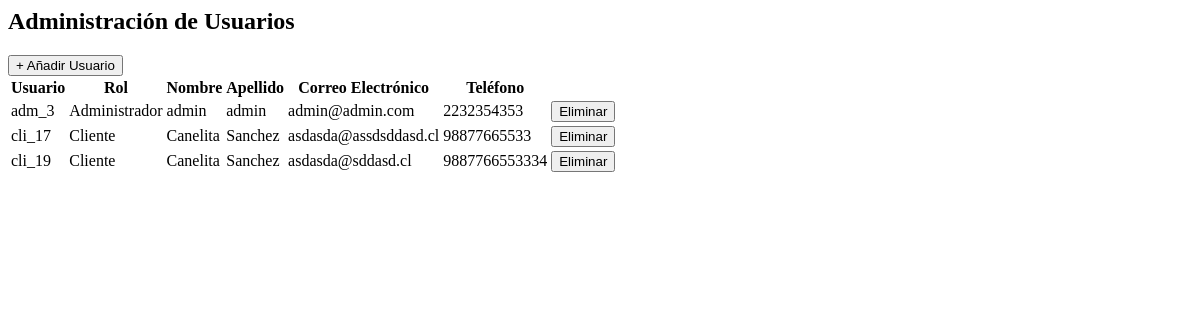
The app's page /adm_users/, older data.
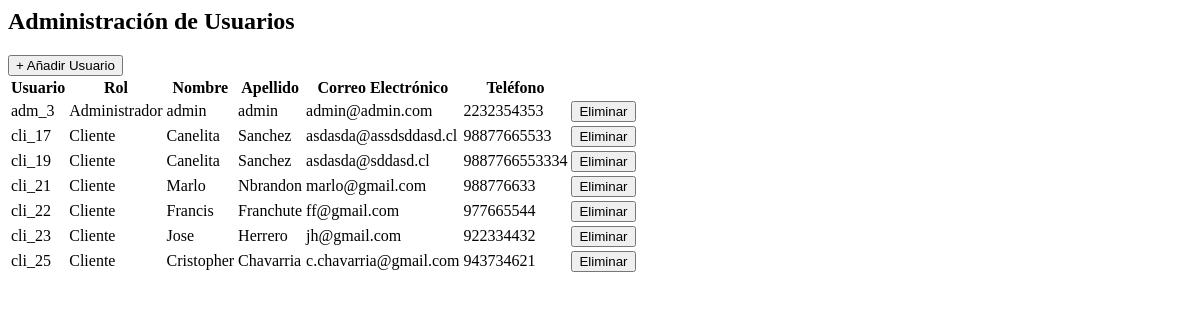
The same page, newer data.
### myapp/models.py (models this page shows, shortened)
class UserProfile(models.Model):
    user_id = models.AutoField(primary_key=True)
    user_name = models.CharField(max_length=15, null=False)
    user_lastname = models.CharField(max_length=20, null=False)
    user_password = models.CharField(max_length=20, null=False, default="admin")
    user_mail = models.EmailField(null=False)
    user_fono = models.IntegerField(null=False)
    rol = models.ForeignKey(Rol, on_delete=models.CASCADE)

class Rol(models.Model):
    rol_id = models.CharField(max_length=3, primary_key=True)
    rol_description = models.CharField(max_length=12)

### myapp/views.py (the view)
# urls.py: path('adm_users/', views.adm_users, name='adm_users'),
def adm_users(request):
    users = UserProfile.objects.all()
    return render(request, 'admin/adm_users.html', {'users': users})

### myapp/context_processor.py (called while the page is built)
def totalCarrito(request):
    total = 0
    if "carrito" in request.session.keys():
        for key, value in request.session["carrito"].items():
            total += (value["acumulado"])
    return {"totalCarrito": total}

### myapp/templates/admin/adm_users.html (shortened to what this page needs)
<h2>Administración de Usuarios</h2>
<button id="add-user-btn" class="add-user-button">+ Añadir Usuario</button>
<table class="user-table">
  <thead>
    <tr>
      <th>Usuario</th>
      <th>Rol</th>
      <th>Nombre</th>
      <th>Apellido</th>
      <th>Correo Electrónico</th>
      <th>Teléfono</th>
    </tr>
  </thead>
  <tbody>
    {% for user in users %}
    <tr>
      <td>{{ user.rol.rol_id }}_{{ user.user_id }}</td>
      <td>{{ user.rol.rol_description }}</td>
      <td>{{ user.user_name }}</td>
      <td>{{ user.user_lastname }}</td>
      <td>{{ user.user_mail }}</td>
      <td>{{ user.user_fono }}</td>
      <td>
        <button class="delete-user-btn" data-user-id="{{ user.user_id }}">
          Eliminar
        </button>
      </td>
    </tr>
    {% endfor %}
  </tbody>
</table>

Row changes from the older to the newer data that the page shows:
added UserProfile: rol.rol_id "cli", user_id "21", rol.rol_description "Cliente", user_name "Marlo", user_lastname "Nbrandon", user_mail "marlo@gmail.com", user_fono "988776633"
added UserProfile: rol.rol_id "cli", user_id "22", rol.rol_description "Cliente", user_name "Francis", user_lastname "Franchute", user_mail "ff@gmail.com", user_fono "977665544"
added UserProfile: rol.rol_id "cli", user_id "23", rol.rol_description "Cliente", user_name "Jose", user_lastname "Herrero", user_mail "jh@gmail.com", user_fono "922334432"
added UserProfile: rol.rol_id "cli", user_id "25", rol.rol_description "Cliente", user_name "Cristopher", user_lastname "Chavarria", user_mail "c.chavarria@gmail.com", user_fono "943734621"
